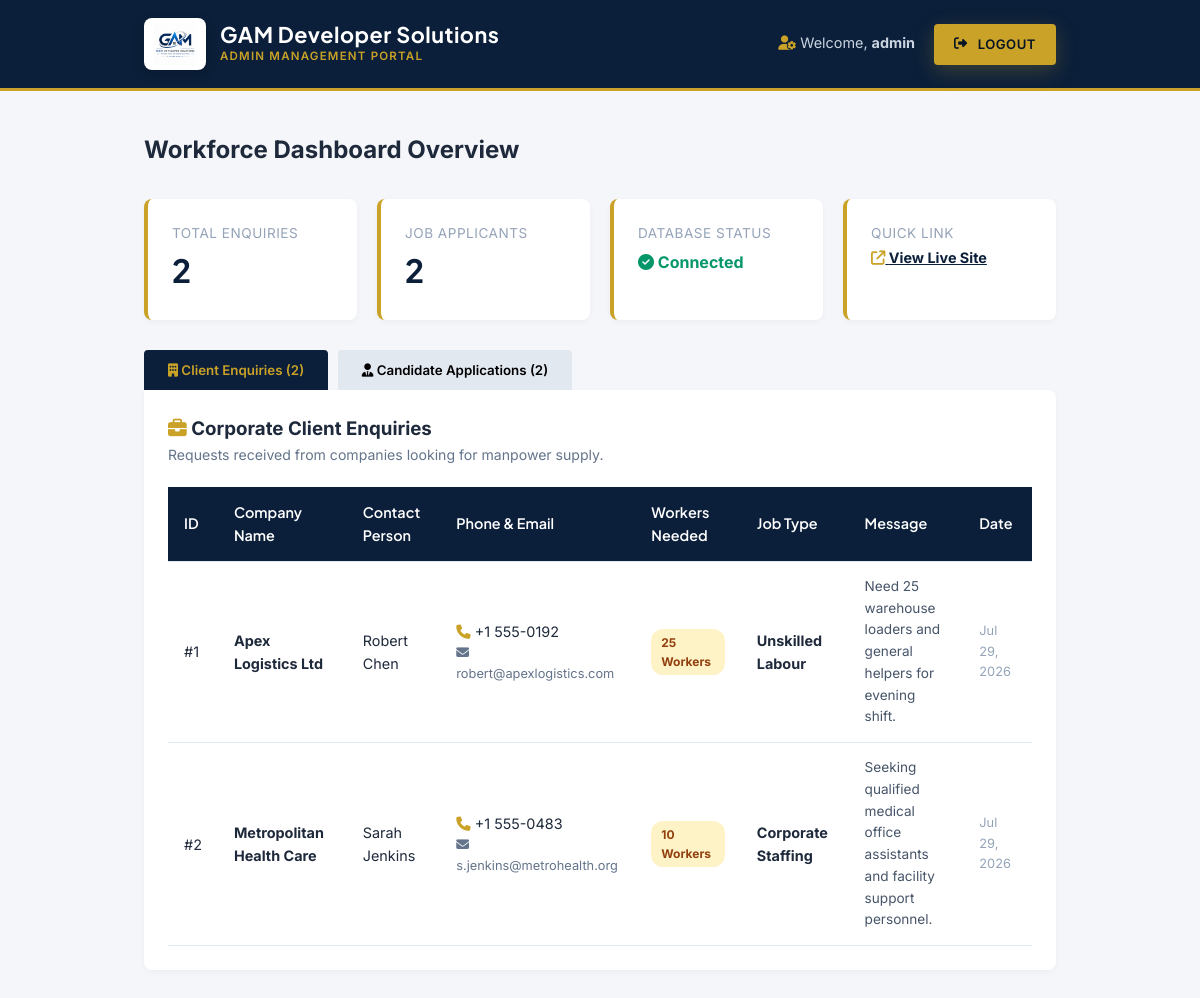
Page /admin/dashboard.php (signed in) on the committed database.
### tables this page shows
CREATE TABLE IF NOT EXISTS `enquiries` (
  `id` INT AUTO_INCREMENT PRIMARY KEY,
  `company_name` VARCHAR(255) NOT NULL,
  `contact_person` VARCHAR(255) NOT NULL,
  `phone` VARCHAR(50) NOT NULL,
  `email` VARCHAR(255) NOT NULL,
  `required_workers` INT NOT NULL DEFAULT 1,
  `job_type` VARCHAR(100) NOT NULL,
  `message` TEXT DEFAULT NULL,
  `status` ENUM('Pending', 'In Contact', 'Fulfilled', 'Closed') DEFAULT 'Pending',
  `created_at` TIMESTAMP DEFAULT CURRENT_TIMESTAMP
);

### admin/dashboard.php (the view, shortened to what this page needs)
<?php
require_once __DIR__ . '/../config/db.php';
$enquiries = [];
$candidates = [];
if ($pdo) {
    try {
        $stmt = $pdo->query("SELECT * FROM enquiries ORDER BY created_at DESC");
        $enquiries = $stmt->fetchAll();
    } catch (Exception $e) {}
    try {
        $stmt = $pdo->query("SELECT * FROM candidates ORDER BY created_at DESC");
        $candidates = $stmt->fetchAll();
    } catch (Exception $e) {}
}
?>
<!DOCTYPE html>
<html lang="en">
<head>
    <link rel="stylesheet" href="https://cdnjs.cloudflare.com/ajax/libs/font-awesome/6.5.1/css/all.min.css">
    <link rel="stylesheet" href="../assets/css/style.css">
</head>
<body>
<header class="admin-header">
    <div class="container">
        <div class="admin-nav">
            <div class="brand-logo">
                <img src="../assets/images/logo.png" alt="GAM Developer Solutions Logo" class="brand-logo-img">
                <div class="brand-text">
                    <span class="brand-name">GAM Developer Solutions</span>
                    <span class="brand-tagline">Admin Management Portal</span>
                </div>
            </div>
            <div>
                <span style="margin-right: 15px; font-size: 0.9rem; color: #CBD5E1;">
                    <i class="fa-solid fa-user-gear text-gold"></i> Welcome, <b><?= htmlspecialchars($_SESSION['admin_username']); ?></b>
                </span>
                <a href="logout.php" class="btn btn-gold" style="padding: 8px 18px; font-size: 0.82rem;">
                    <i class="fa-solid fa-right-from-bracket"></i> Logout
                </a>
            </div>
        </div>
    </div>
</header>
<main class="container" style="padding: 40px 24px;">
    <h2>Workforce Dashboard Overview</h2>
    <div class="dash-card-grid">
        <div class="dash-card">
            <div class="stat-label">Total Enquiries</div>
            <div class="dash-num"><?= count($enquiries); ?></div>
        </div>
        <div class="dash-card">
            <div class="stat-label">Job Applicants</div>
            <div class="dash-num"><?= count($candidates); ?></div>
        </div>
        <div class="dash-card">
            <div class="stat-label">Database Status</div>
            <div style="color: #059669; font-weight: 700; margin-top: 5px;">
                <i class="fa-solid fa-circle-check"></i> Connected
            </div>
        </div>
        <div class="dash-card">
            <div class="stat-label">Quick Link</div>
            <a href="../index.php" target="_blank" style="color: #0B1F3A; font-weight: 700; text-decoration: underline; font-size: 0.9rem;">
                <i class="fa-solid fa-arrow-up-right-from-square text-gold"></i> View Live Site
            </a>
        </div>
    </div>
    <div>
        <button class="tab-btn active" id="tabEnquiry" onclick="showTab('enquiries')">
            <i class="fa-solid fa-building"></i> Client Enquiries (<?= count($enquiries); ?>)
        </button>
        <button class="tab-btn" id="tabCandidate" onclick="showTab('candidates')">
            <i class="fa-solid fa-user-tie"></i> Candidate Applications (<?= count($candidates); ?>)
        </button>
    </div>
    <div id="enquiriesSection" class="table-responsive">
        <h3><i class="fa-solid fa-briefcase text-gold"></i> Corporate Client Enquiries</h3>
        <p style="color: #64748B; font-size: 0.88rem; margin-bottom: 20px;">Requests received from companies looking for manpower supply.</p>
        <?php if (empty($enquiries)): ?>
            <p style="padding: 20px; text-align: center; color: #94A3B8;">No client enquiries received yet.</p>
        <?php else: ?>
            <table>
                <thead>
                    <tr>
                        <th>ID</th>
                        <th>Company Name</th>
                        <th>Contact Person</th>
                        <th>Phone & Email</th>
                        <th>Workers Needed</th>
                        <th>Job Type</th>
                        <th>Message</th>
                        <th>Date</th>
                    </tr>
                </thead>
                <tbody>
                    <?php foreach ($enquiries as $row): ?>
                        <tr>
                            <td>#<?= $row['id']; ?></td>
                            <td><b><?= htmlspecialchars($row['company_name']); ?></b></td>
                            <td><?= htmlspecialchars($row['contact_person']); ?></td>
                            <td>
                                <div><i class="fa-solid fa-phone text-gold"></i> <?= htmlspecialchars($row['phone']); ?></div>
                                <div style="font-size:0.8rem; color:#64748B;"><i class="fa-solid fa-envelope"></i> <?= htmlspecialchars($row['email']); ?></div>
                            </td>
                            <td><span class="badge badge-pending"><?= htmlspecialchars($row['required_workers']); ?> Workers</span></td>
                            <td><b><?= htmlspecialchars($row['job_type']); ?></b></td>
                            <td style="max-width: 250px; font-size: 0.85rem; color: #475569;"><?= htmlspecialchars($row['message'] ?: 'N/A'); ?></td>
                            <td style="font-size: 0.8rem; color: #94A3B8;"><?= date('M d, Y', strtotime($row['created_at'])); ?></td>
                        </tr>
                    <?php endforeach; ?>
                </tbody>
            </table>
        <?php endif; ?>
    </div>
</main>
</body>
</html>

### assets/css/style.css (style rules this page uses)
:root { --color-navy: #0B1F3A; --color-navy-dark: #061325; --color-navy-light: #162E50; --color-gold: #C9A227; --color-gold-hover: #E5BE39; --color-gold-light: #FDF9EB; --color-white: #FFFFFF; --color-bg-light: #F4F6F9; --color-text-main: #1E293B; --color-text-muted: #64748B; --color-border: #E2E8F0; --font-heading: 'Plus Jakarta Sans', -apple-system, BlinkMacSystemFont, sans-serif; --font-body: 'Inter', -apple-system, BlinkMacSystemFont, sans-serif; --shadow-sm: 0 2px 6px rgba(11, 31, 58, 0.04); --shadow-md: 0 8px 24px rgba(11, 31, 58, 0.08); --shadow-lg: 0 16px 40px rgba(11, 31, 58, 0.12); --shadow-gold: 0 6px 20px rgba(201, 162, 39, 0.25); --transition-fast: all 0.2s ease-in-out; --transition-smooth: all 0.35s cubic-bezier(0.16, 1, 0.3, 1); --border-radius: 8px; }
*, *::before, *::after { box-sizing: border-box; margin: 0; padding: 0; }
html { scroll-behavior: smooth; font-size: 16px; }
body { font-family: var(--font-body); color: var(--color-text-main); background-color: var(--color-white); line-height: 1.6; overflow-x: hidden; -webkit-font-smoothing: antialiased; }
a { text-decoration: none; color: inherit; transition: var(--transition-fast); }
img { max-width: 100%; height: auto; display: block; }
.text-gold { color: var(--color-gold) !important; }
.container { width: 100%; max-width: 1240px; margin: 0 auto; padding: 0 24px; }
.btn { display: inline-flex; align-items: center; justify-content: center; gap: 10px; padding: 14px 32px; font-weight: 600; font-size: 0.95rem; border-radius: 4px; cursor: pointer; border: 2px solid transparent; transition: var(--transition-smooth); text-transform: uppercase; letter-spacing: 0.5px; }
.btn-gold { background-color: var(--color-gold); color: var(--color-navy-dark); box-shadow: var(--shadow-gold); }
.brand-logo { display: flex; align-items: center; gap: 14px; }
.brand-logo-img { height: 52px; width: auto; background: #FFFFFF; padding: 5px 10px; border-radius: 8px; box-shadow: 0 4px 12px rgba(0, 0, 0, 0.2); transition: var(--transition-fast); object-fit: contain; }
.brand-text { display: flex; flex-direction: column; }
.brand-name { font-family: var(--font-heading); font-weight: 700; font-size: 1.35rem; color: var(--color-white); line-height: 1.1; letter-spacing: 0.5px; }
.brand-tagline { font-size: 0.72rem; color: var(--color-gold); text-transform: uppercase; letter-spacing: 1.2px; font-weight: 600; }
.stat-label { font-size: 0.85rem; color: #94A3B8; text-transform: uppercase; letter-spacing: 0.5px; }
@media (max-width: 1200px) { .container { max-width: 960px; } }

### admin/dashboard.php (style rules this page uses)
body { background-color: #F4F6F9; }
.admin-header { background-color: #0B1F3A; color: #FFFFFF; padding: 18px 0; border-bottom: 3px solid #C9A227; }
.admin-nav { display: flex; justify-content: space-between; align-items: center; }
.dash-card-grid { display: grid; grid-template-columns: repeat(4, 1fr); gap: 20px; margin: 30px 0; }
.dash-card { background: #FFFFFF; padding: 24px; border-radius: 8px; border-left: 4px solid #C9A227; box-shadow: var(--shadow-sm); }
.dash-num { font-family: var(--font-heading); font-size: 2rem; font-weight: 700; color: #0B1F3A; }
.tab-btn { padding: 12px 24px; font-weight: 600; background: #E2E8F0; border: none; cursor: pointer; border-radius: 4px 4px 0 0; margin-right: 5px; font-family: var(--font-body); }
.tab-btn.active { background: #0B1F3A; color: #C9A227; }
.table-responsive { background: #FFFFFF; border-radius: 0 8px 8px 8px; padding: 24px; box-shadow: var(--shadow-sm); overflow-x: auto; }
table { width: 100%; border-collapse: collapse; font-size: 0.9rem; }
th, td { padding: 14px 16px; text-align: left; border-bottom: 1px solid #E2E8F0; }
th { background-color: #0B1F3A; color: #FFFFFF; font-family: var(--font-heading); font-weight: 600; }
.badge { display: inline-block; padding: 4px 10px; border-radius: 12px; font-size: 0.75rem; font-weight: 700; }
.badge-pending { background: #FEF3C7; color: #92400E; }

### rows in the picture
enquiries: id "1", company_name "Apex Logistics Ltd", contact_person "Robert Chen", phone "+1 555-0192", email "robert@apexlogistics.com", required_workers "25", job_type "Unskilled Labour", message "Need 25 warehouse loaders and general helpers for evening shift.", created_at "Jul 29, 2026"
enquiries: id "2", company_name "Metropolitan Health Care", contact_person "Sarah Jenkins", phone "+1 555-0483", email "s.jenkins@metrohealth.org", required_workers "10", job_type "Corporate Staffing", message "Seeking qualified medical office assistants and facility support personnel.", created_at "Jul 29, 2026"

### other values in the picture
$_SESSION['admin_username'] "admin"
count($enquiries) "2"
count($candidates) "2"
